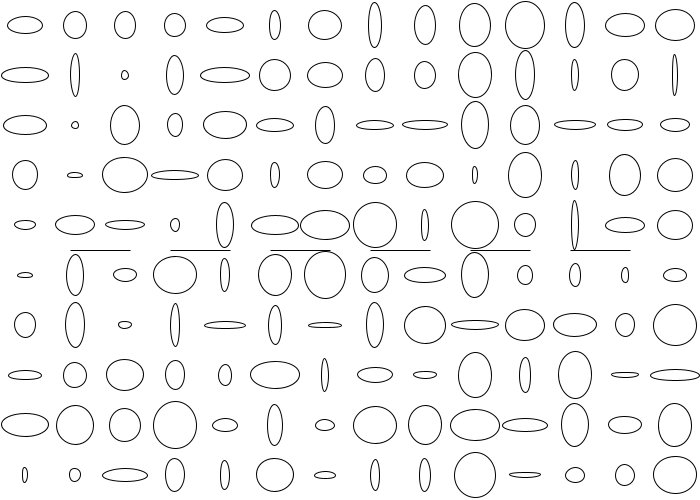
Frame 1 (no input)
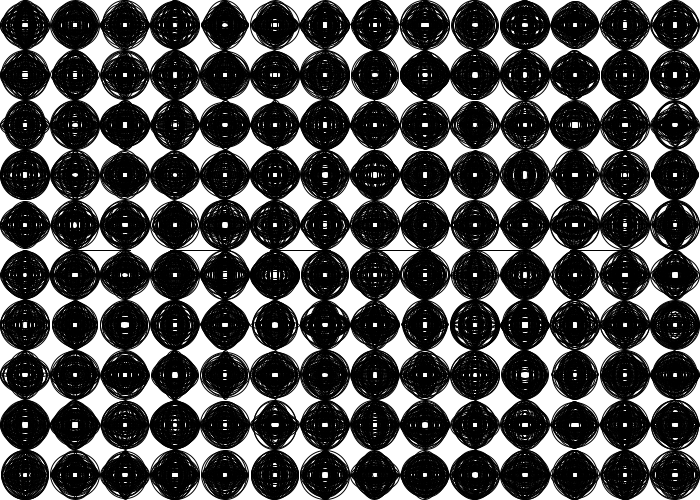
Frame 60 (the mouse pressed at the canvas centre just before this capture)
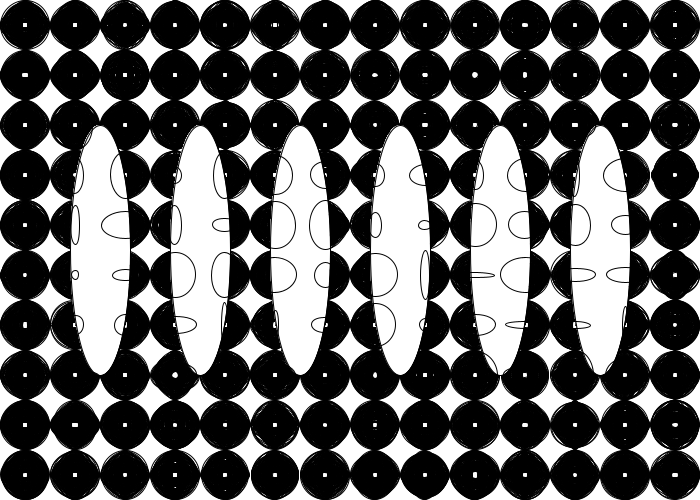
Frame 120 (the mouse held since frame 60 and released just before this capture)

The Processing sketch that drew these frames (run headless with seeded random() and noise(); from frame 60 on, the mouse is pressed at the canvas centre):

// Processing sketch: processing_85302
// ── processing_85302.pde

void setup()
{
  size(700, 500);
  background(255);
  smooth();
}



void draw()
{

//background(mouseX,mouseY,mouseX,mouseY);
fill(255);

ellipse(100,250,60,mouseY);
ellipse(200,250,60,mouseY);
ellipse(300,250,60,mouseY);
ellipse(400,250,60,mouseY);
ellipse(500,250,60,mouseY);
ellipse(600,250,60,mouseY);
println(mouseX);


noFill();
    
    for(int posX=25;posX< width;posX=posX+50)
    {
      for(int posY=25;posY< height;posY=posY+50)
      {
      ellipse(posX,posY,random(5,50),random(5,50));
      
      }
    }
}
